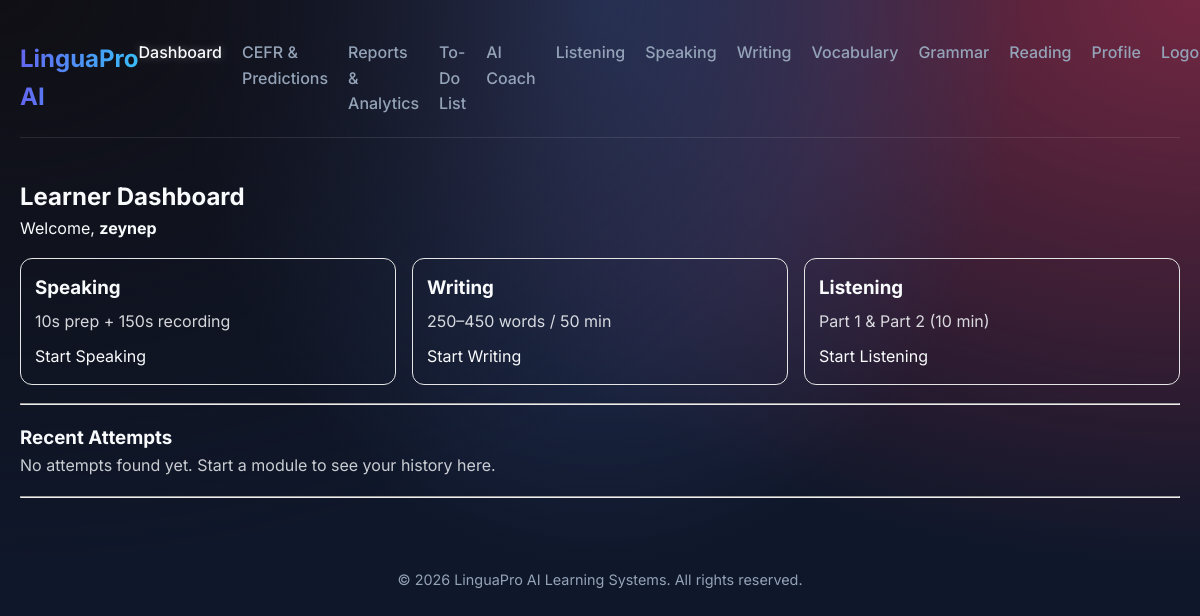
Before: /dashboard/learner.php (signed in) with the older database file.
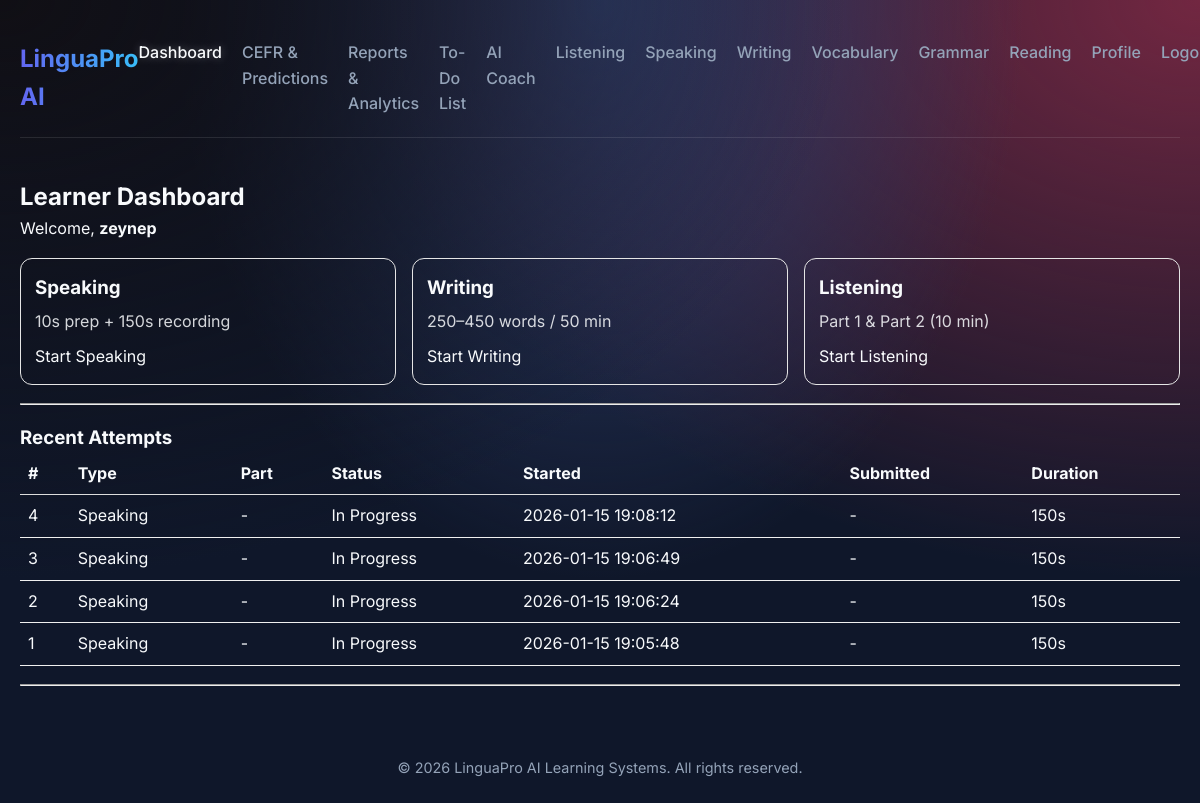
After: the same page with the newer database file.
### tables this page shows
CREATE TABLE `assessment_attempts` (
  `id` int(11) NOT NULL,
  `user_id` int(11) NOT NULL,
  `type` enum('listening','speaking','writing') NOT NULL,
  `part` tinyint(4) DEFAULT NULL,
  `status` enum('in_progress','submitted','evaluated') NOT NULL DEFAULT 'in_progress',
  `started_at` datetime NOT NULL DEFAULT current_timestamp(),
  `submitted_at` datetime DEFAULT NULL,
  `duration_seconds` int(11) NOT NULL,
  `meta_json` longtext DEFAULT NULL CHECK (json_valid(`meta_json`))
);

### dashboard/learner.php (the view, shortened to what this page needs)
<?php
$page = 'dashboard';
$path_prefix = '../';
require_once __DIR__ . '/../config/db.php';
require_once __DIR__ . '/../includes/header.php';
$userId = current_user_id();
$stmt = $pdo->prepare("
  SELECT id, type, part, status, started_at, submitted_at, duration_seconds
  FROM assessment_attempts
  WHERE user_id = ?
  ORDER BY id DESC
  LIMIT 10
");
$stmt->execute([$userId]);
$attempts = $stmt->fetchAll();
function h($s) { return htmlspecialchars((string)$s, ENT_QUOTES, 'UTF-8'); }
function nice_type($t) {
  if ($t === 'speaking') return 'Speaking';
  return $t;
}
function nice_status($s) {
  if ($s === 'in_progress') return 'In Progress';
  return $s;
}
?>
<h2>Learner Dashboard</h2>
<p>
  Welcome, <b><?= h($_SESSION["user"]["name"] ?? "Student") ?></b>
</p>
<div style="display:grid;grid-template-columns:repeat(auto-fit,minmax(220px,1fr));gap:16px;margin:16px 0;">
  <div style="border:1px solid #e5e5e5;border-radius:12px;padding:14px;">
    <h3 style="margin:0 0 6px 0;">Speaking</h3>
    <p style="margin:0 0 10px 0;opacity:.85;">10s prep + 150s recording</p>
    <a href="/Seng321/pages/speaking.php">Start Speaking</a>
  </div>
  <div style="border:1px solid #e5e5e5;border-radius:12px;padding:14px;">
    <h3 style="margin:0 0 6px 0;">Writing</h3>
    <p style="margin:0 0 10px 0;opacity:.85;">250–450 words / 50 min</p>
    <a href="/Seng321/pages/writing.php">Start Writing</a>
  </div>
  <div style="border:1px solid #e5e5e5;border-radius:12px;padding:14px;">
    <h3 style="margin:0 0 6px 0;">Listening</h3>
    <p style="margin:0 0 10px 0;opacity:.85;">Part 1 & Part 2 (10 min)</p>
    <a href="/Seng321/pages/listening.php">Start Listening</a>
  </div>
</div>
<hr style="margin:18px 0;">
<h3>Recent Attempts</h3>
<?php if (!$attempts): ?>
  <p style="opacity:.8;">No attempts found yet. Start a module to see your history here.</p>
<?php else: ?>
  <div style="overflow-x:auto;">
    <table style="width:100%;border-collapse:collapse;">
      <thead>
        <tr>
          <th style="text-align:left;border-bottom:1px solid #ddd;padding:8px;">#</th>
          <th style="text-align:left;border-bottom:1px solid #ddd;padding:8px;">Type</th>
          <th style="text-align:left;border-bottom:1px solid #ddd;padding:8px;">Part</th>
          <th style="text-align:left;border-bottom:1px solid #ddd;padding:8px;">Status</th>
          <th style="text-align:left;border-bottom:1px solid #ddd;padding:8px;">Started</th>
          <th style="text-align:left;border-bottom:1px solid #ddd;padding:8px;">Submitted</th>
          <th style="text-align:left;border-bottom:1px solid #ddd;padding:8px;">Duration</th>
        </tr>
      </thead>
      <tbody>
      <?php foreach ($attempts as $a): ?>
        <tr>
          <td style="border-bottom:1px solid #f0f0f0;padding:8px;"><?= (int)$a["id"] ?></td>
          <td style="border-bottom:1px solid #f0f0f0;padding:8px;"><?= h(nice_type($a["type"])) ?></td>
          <td style="border-bottom:1px solid #f0f0f0;padding:8px;">
            <?= $a["part"] !== null ? (int)$a["part"] : "-" ?>
          </td>
          <td style="border-bottom:1px solid #f0f0f0;padding:8px;"><?= h(nice_status($a["status"])) ?></td>
          <td style="border-bottom:1px solid #f0f0f0;padding:8px;"><?= h($a["started_at"] ?? "-") ?></td>
          <td style="border-bottom:1px solid #f0f0f0;padding:8px;"><?= h($a["submitted_at"] ?? "-") ?></td>
          <td style="border-bottom:1px solid #f0f0f0;padding:8px;">
            <?= (int)$a["duration_seconds"] ?>s
          </td>
        </tr>
      <?php endforeach; ?>
      </tbody>
    </table>
  </div>
<?php endif; ?>
<hr style="margin:18px 0;">
<?php require_once __DIR__ . '/../includes/footer.php'; ?>

### includes/header.php (shortened to what this page needs)
<?php
$base = "/Seng321";
$role = strtolower(trim($_SESSION["user"]["role"] ?? "learner"));
if ($role === "admin") {
  $dashboardUrl = $base . "/admin/dashboard.php";
} elseif ($role === "instructor") {
  $dashboardUrl = $base . "/dashboard/instructor.php";
} else {
  $dashboardUrl = $base . "/dashboard/learner.php";
}
?>
<!DOCTYPE html>
<html lang="en">
<head>
  <link rel="stylesheet" href="<?php echo $path_prefix; ?>assets/style.css">
</head>
<body>
  <div class="container">
    <header class="main-header">
      <div class="logo">LinguaPro AI</div>
      <nav>
        <ul class="nav-links">
          <li>
            <a href="<?php echo $dashboardUrl; ?>" class="<?php echo (isset($page) && $page === 'dashboard') ? 'active' : ''; ?>">
              Dashboard
            </a>
          </li>
          <?php if ($role === "learner"): ?>
            <li><a href="<?php echo $path_prefix; ?>pages/cefr.php" class="<?php echo (isset($page) && $page === 'cefr') ? 'active' : ''; ?>">CEFR & Predictions</a></li>
            <li><a href="<?php echo $path_prefix; ?>pages/reports.php" class="<?php echo (isset($page) && $page === 'reports') ? 'active' : ''; ?>">Reports & Analytics</a></li>
            <li><a href="<?php echo $path_prefix; ?>pages/todo.php" class="<?php echo (isset($page) && $page === 'todo') ? 'active' : ''; ?>">To-Do List</a></li>
            <li><a href="<?php echo $path_prefix; ?>pages/recommendations.php" class="<?php echo (isset($page) && $page === 'ai') ? 'active' : ''; ?>">AI Coach</a></li>
            <li><a href="<?php echo $path_prefix; ?>pages/listening.php" class="<?php echo (isset($page) && $page === 'listening') ? 'active' : ''; ?>">Listening</a></li>
            <li><a href="<?php echo $path_prefix; ?>pages/speaking.php" class="<?php echo (isset($page) && $page === 'speaking') ? 'active' : ''; ?>">Speaking</a></li>
            <li><a href="<?php echo $path_prefix; ?>pages/writing.php" class="<?php echo (isset($page) && $page === 'writing') ? 'active' : ''; ?>">Writing</a></li>
            <li><a href="<?php echo $path_prefix; ?>pages/vocabulary.php" class="<?php echo ($page == 'vocabulary') ? 'active' : ''; ?>">Vocabulary</a></li>
                    <li><a href="<?php echo $path_prefix; ?>pages/grammar.php" class="<?php echo ($page == 'grammar') ? 'active' : ''; ?>">Grammar</a></li>
                    <li><a href="<?php echo $path_prefix; ?>pages/reading.php" class="<?php echo ($page == 'reading') ? 'active' : ''; ?>">Reading</a></li>
            <li><a href="<?php echo $path_prefix; ?>pages/profile.php" class="<?php echo (isset($page) && $page === 'profile') ? 'active' : ''; ?>">Profile</a></li>
            <li><a href="<?php echo $base; ?>/login_part/logout.php">Logout</a></li>
          <?php endif; ?>
        </ul>
      </nav>
    </header>
    <main>

### includes/footer.php (shortened to what this page needs)
</main>
<footer style="margin-top: 50px; text-align: center; color: var(--text-muted); padding: 20px; font-size: 0.9rem;">
    &copy;
    <?php echo date("Y"); ?> LinguaPro AI Learning Systems. All rights reserved.
</footer>
</div>
</body>
</html>

### assets/style.css (style rules this page uses)
:root { --bg-color: #0f172a; --card-bg: rgba(30, 41, 59, 0.7); --primary-color: #6366f1; --secondary-color: #a855f7; --accent-color: #38bdf8; --text-color: #f8fafc; --text-muted: #94a3b8; --success: #22c55e; --warning: #eab308; --danger: #ef4444; --border-color: rgba(255, 255, 255, 0.1); --glass-shadow: 0 8px 32px 0 rgba(0, 0, 0, 0.37); --font-main: 'Inter', sans-serif; }
* { margin: 0; padding: 0; box-sizing: border-box; }
body { font-family: var(--font-main); background-color: var(--bg-color); color: var(--text-color); background-image: radial-gradient(at 0% 0%, hsla(253, 16%, 7%, 1) 0, transparent 50%), radial-gradient(at 50% 0%, hsla(225, 39%, 30%, 1) 0, transparent 50%), radial-gradient(at 100% 0%, hsla(339, 49%, 30%, 1) 0, transparent 50%); min-height: 100vh; line-height: 1.6; animation: fadeIn 0.8s ease-out; }
a { text-decoration: none; color: inherit; transition: all 0.3s ease; }
ul { list-style: none; }
.container { max-width: 1200px; margin: 0 auto; padding: 20px; }
.main-header { display: flex; justify-content: space-between; align-items: center; padding: 20px 0; margin-bottom: 40px; border-bottom: 1px solid var(--border-color); }
.logo { font-size: 1.5rem; font-weight: 700; background: linear-gradient(to right, var(--primary-color), var(--accent-color)); -webkit-background-clip: text; -webkit-text-fill-color: transparent; }
.nav-links { display: flex; gap: 20px; }
.nav-links a { color: var(--text-muted); font-weight: 500; }
.nav-links a:hover, .nav-links a.active { color: var(--text-color); text-shadow: 0 0 10px rgba(255, 255, 255, 0.3); }

Changed rows visible on the page:
added assessment_attempts: id "4", type "Speaking", status "In Progress", started_at "2026-01-15 19:08:12", submitted_at "-", duration_seconds "150"
added assessment_attempts: id "3", type "Speaking", status "In Progress", started_at "2026-01-15 19:06:49", submitted_at "-", duration_seconds "150"
added assessment_attempts: id "2", type "Speaking", status "In Progress", started_at "2026-01-15 19:06:24", submitted_at "-", duration_seconds "150"
added assessment_attempts: id "1", type "Speaking", status "In Progress", started_at "2026-01-15 19:05:48", submitted_at "-", duration_seconds "150"
Other visible differences:
text no longer shown: "No attempts found yet. Start a module to see your history here."
text now shown: "# Type Part Status Started Submitted Duration"
